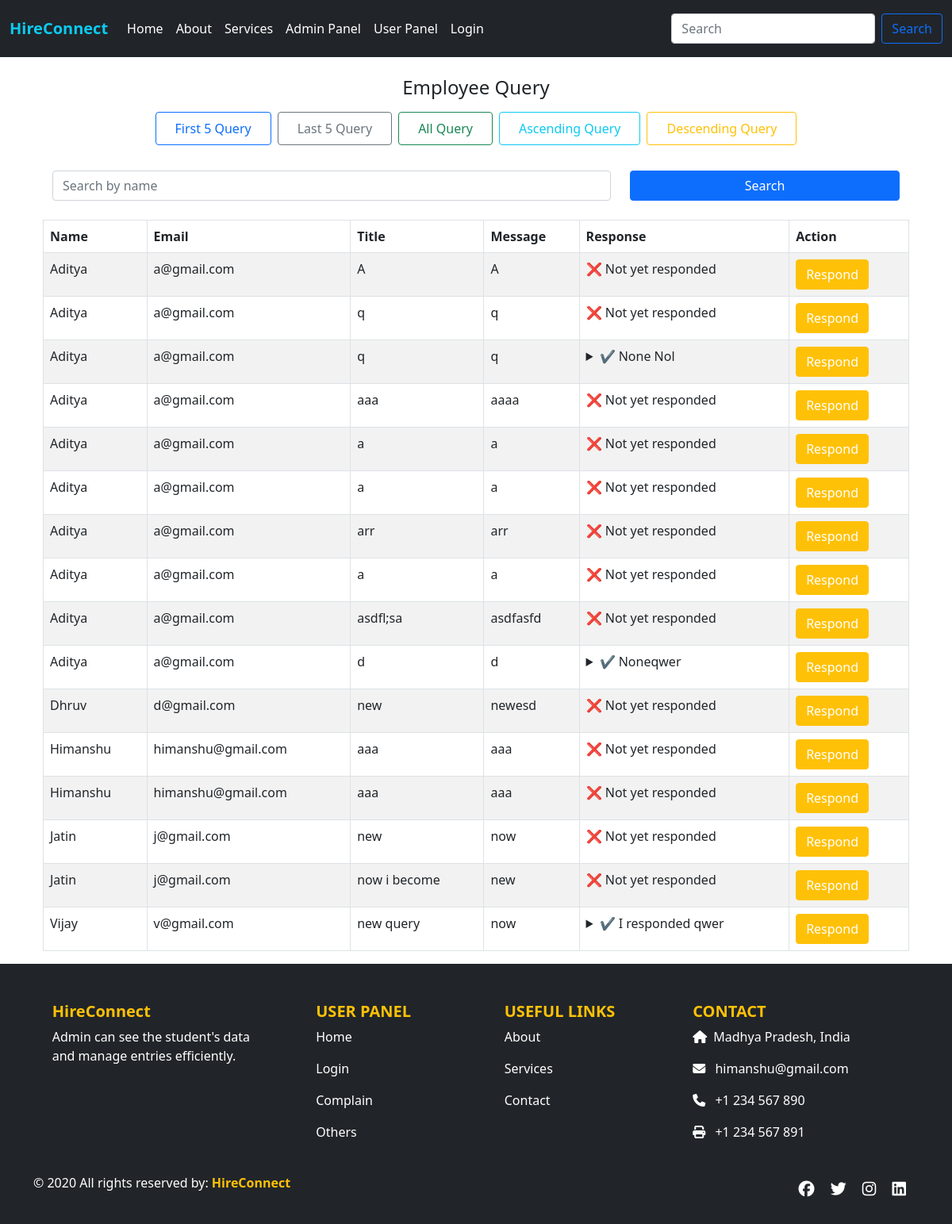
The app's page /asc1/ with its own data.
### app/models.py (models this page shows, shortened)
class UserQuery(models.Model):
    stuname = models.CharField(max_length=100)
    stuemail = models.EmailField()
    title = models.CharField(max_length=255)
    message = models.TextField()
    response = models.TextField(blank=True, null=True)
    created_at = models.DateTimeField(auto_now_add=True)

### app/views.py (the view)
# urls.py: path('asc1/', views.asc1, name='asc1'),
def asc1(request):
    queries = UserQuery.objects.order_by('stuname')       # in ascending order by name
    return render(request, 'allquery.html', {'queries': queries})

### app/templates/allquery.html (shortened to what this page needs)
{% extends "base.html" %}
{% load static %}
{% block css %}
<link rel="stylesheet" href="{% static 'css/style.css' %}">
{% endblock %}
{% block content %}
<div class="text-center mb-4">
  <h4 class="mb-3">Employee Query</h4>
  <div class="d-grid gap-2 d-sm-flex justify-content-center flex-wrap">
    <a href="{% url 'first1' %}" class="btn btn-outline-primary px-4 py-2 mb-2">First 5 Query</a>
    <a href="{% url 'last1' %}" class="btn btn-outline-secondary px-4 py-2 mb-2">Last 5 Query</a>
    <a href="{% url 'allquery' %}" class="btn btn-outline-success px-4 py-2 mb-2">All Query</a>
    <a href="{% url 'asc1' %}" class="btn btn-outline-info px-4 py-2 mb-2">Ascending Query</a>
    <a href="{% url 'desc1' %}" class="btn btn-outline-warning px-4 py-2 mb-2">Descending Query</a>
  </div>
</div>
<div class="container mt-4">
<form method="get" action="" class="container my-3">
  <div class="row">
    <div class="col-md-8 col-sm-12 mb-2">
      <input
        type="text"
        name="q"
        class="form-control"
        placeholder="Search by name"
        value="{{ search_term }}">
    </div>
    <div class="col-md-4 col-sm-12">
      <button type="submit" class="btn btn-primary w-100">Search</button>
    </div>
  </div>
</form>
  <table class="table table-bordered table-striped">
    <thead>
      <tr>
        <th>Name</th>
        <th>Email</th>
        <th>Title</th>
        <th>Message</th>
        <th>Response</th>
        <th>Action</th>
      </tr>
    </thead>
    <tbody>
      {% for q in queries %}
        <tr>
          <td>{{ q.stuname }}</td>
          <td>{{ q.stuemail }}</td>
          <td>{{ q.title }}</td>
          <td>{{ q.message }}</td>
          <td>
            {% if q.response %}
              <details style="max-width: 300px;">
                <summary style="cursor: pointer;">✔️ {{ q.response|truncatechars:50 }}</summary>
              </details>
            {% else %}
              ❌ Not yet responded
            {% endif %}
          </td>
          <td>
            <a href="{% url 'queryres' q.pk %}" class="btn btn-warning text-white">Respond</a>
          </td>
        </tr>
      {% empty %}
        <tr>
          <td colspan="6">No queries found.</td>
        </tr>
      {% endfor %}
    </tbody>
  </table>
</div>
{% endblock %}

### app/static/css/style.css (style rules this page uses)
body { display: flex; flex-direction: column; min-height: 100vh; }

### records on screen
UserQuery: stuname "Aditya", stuemail "a@gmail.com", title "A", message "A", shows "❌ Not yet responded"
UserQuery: stuname "Aditya", stuemail "a@gmail.com", title "q", message "q", shows "❌ Not yet responded"
UserQuery: stuname "Aditya", stuemail "a@gmail.com", title "q", message "q", response "None Nol"
UserQuery: stuname "Aditya", stuemail "a@gmail.com", title "aaa", message "aaaa", shows "❌ Not yet responded"
UserQuery: stuname "Aditya", stuemail "a@gmail.com", title "a", message "a", shows "❌ Not yet responded"
UserQuery: stuname "Aditya", stuemail "a@gmail.com", title "a", message "a", shows "❌ Not yet responded"
UserQuery: stuname "Aditya", stuemail "a@gmail.com", title "arr", message "arr", shows "❌ Not yet responded"
UserQuery: stuname "Aditya", stuemail "a@gmail.com", title "a", message "a", shows "❌ Not yet responded"
UserQuery: stuname "Aditya", stuemail "a@gmail.com", title "asdfl;sa", message "asdfasfd", shows "❌ Not yet responded"
UserQuery: stuname "Aditya", stuemail "a@gmail.com", title "d", message "d", response "Noneqwer"
UserQuery: stuname "Dhruv", stuemail "d@gmail.com", title "new", message "newesd", shows "❌ Not yet responded"
UserQuery: stuname "Himanshu", stuemail "himanshu@gmail.com", title "aaa", message "aaa", shows "❌ Not yet responded"
UserQuery: stuname "Himanshu", stuemail "himanshu@gmail.com", title "aaa", message "aaa", shows "❌ Not yet responded"
UserQuery: stuname "Jatin", stuemail "j@gmail.com", title "new", message "now", shows "❌ Not yet responded"
UserQuery: stuname "Jatin", stuemail "j@gmail.com", title "now i become", message "new", shows "❌ Not yet responded"
UserQuery: stuname "Vijay", stuemail "v@gmail.com", title "new query", message "now", response "I responded qwer"
